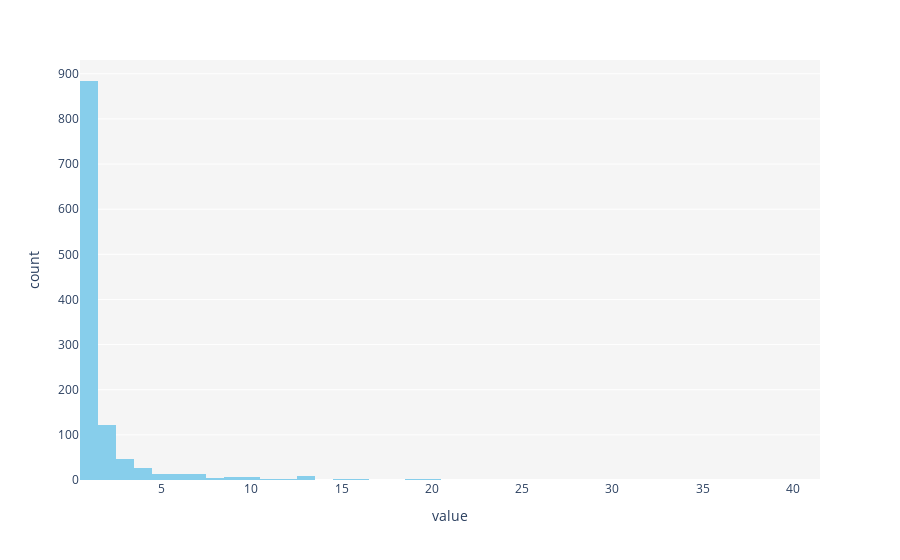

The notebook cell this image was saved under:
### Code cell
fig = px.histogram(distribution, )
fig.update_traces(showlegend=False, marker_color='skyblue')
fig.update_layout(plot_bgcolor='whitesmoke')
fig.show()

### Figure 1 — Plotly figure (JSON) as saved in the notebook; plotly's stock layout.template omitted (floating-point values rounded to 4 significant figures; data arrays with more than 128 entries replaced by an {"elided": "..."} marker saying what was removed)
{"data": [{"alignmentgroup": "True", "bingroup": "x", "hovertemplate": "variable=0<br>value=%{x}<br>count=%{y}<extra></extra>", "legendgroup": "0", "marker": {"color": "skyblue", "pattern": {"shape": ""}}, "name": "0", "offsetgroup": "0", "orientation": "v", "showlegend": false, "x": {"elided": "1167 int values"}, "xaxis": "x", "yaxis": "y", "type": "histogram"}], "layout": {"xaxis": {"anchor": "y", "domain": [0.0, 1.0], "title": {"text": "value"}}, "yaxis": {"anchor": "x", "domain": [0.0, 1.0], "title": {"text": "count"}}, "legend": {"title": {"text": "variable"}, "tracegroupgap": 0}, "margin": {"t": 60}, "barmode": "relative", "plot_bgcolor": "whitesmoke"}}
